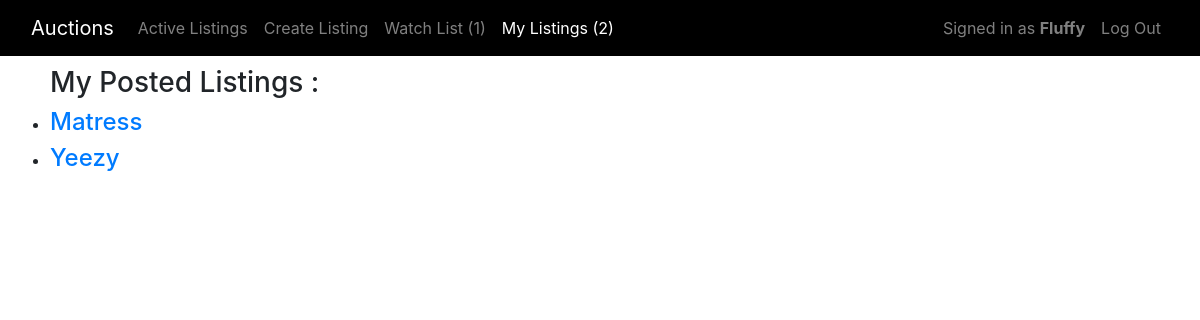
Before: /myListings (signed in) with the older database file.
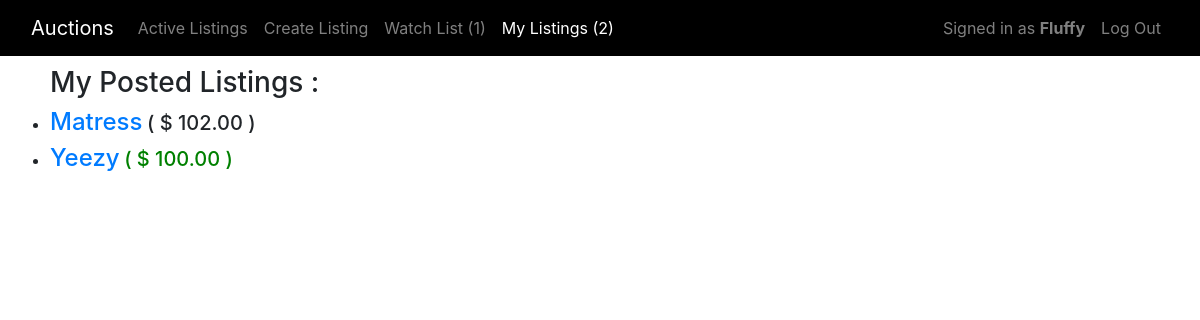
After: the same page with the newer database file.
### auctions/models.py (models this page shows, shortened)
class Listing(models.Model):
    title = models.CharField(max_length=64)
    user = models.ForeignKey(User, default=1 , on_delete=models.CASCADE, related_name='listings')
    categories = models.ManyToManyField(Category, blank=True, related_name="listings")
    description = models.TextField(max_length=500)
    image = models.URLField(max_length=200, blank=True)
    def __str__(self):
        return f"{self.title}"

class Bid(models.Model):
    listing = models.ForeignKey(Listing,on_delete=models.CASCADE,related_name='bids')
    user = models.ForeignKey(User, on_delete=models.CASCADE, related_name='bids')
    value = models.DecimalField(decimal_places=2, max_digits=9, default=0, validators=[MinValueValidator(0)])
    date = models.DateTimeField(auto_now_add=True)
    is_starting = models.BooleanField(default=False)
    is_current = models.BooleanField(default=False)

### auctions/views.py (the view)
# urls.py: path("myListings", views.myListings, name="myListings")
def myListings(request):
    try:
        listings = Listing.objects.filter(user = request.user)
    except:
        listings = []
    return render(request, "auctions/myListings.html", {
        "listings": listings,
        "current_bids": Bid.objects.filter(is_current = True)
    })

### auctions/templates/auctions/myListings.html (shortened to what this page needs)
{% extends "auctions/layout.html" %}
{% load humanize %}
{% block nav_item_myListings %}active{% endblock nav_item_myListings %}
{% block body %}
    {% if user.is_authenticated %}
    <ul>
        <h3> My Posted Listings :</h3>
        {% for listing in listings %}
            <li>
                <h4 class="watchlist-listing_title"><a href="{% url 'listing' listing %}">{{ listing }}</a></h4>
                <div class="watchlist-listing_current_bid">
                    {% for bid in current_bids %}
                        {% if bid.listing == listing %}
                            {% if bid.is_starting == True %}
                                <h5 class="watchlist-starting-bid"> ( $ {{ bid.value|intcomma }} ) </h5>
                            {% else %}
                                <h5> ( $ {{ bid.value|intcomma }} ) </h5>
                            {% endif %}
                        {% endif %}
                    {% endfor %}
                </div>
            </li>
        {% empty %}
            <li>
                <h6>No Listings Yet</h6>
            </li>
        {% endfor %}
    </ul>
    {% endif %}
{% endblock %}

Changed rows visible on the page:
added Bid: value "102.00", shown under Listing "Matress"
changed Listing "Yeezy": gains Bid (value "100.00")
